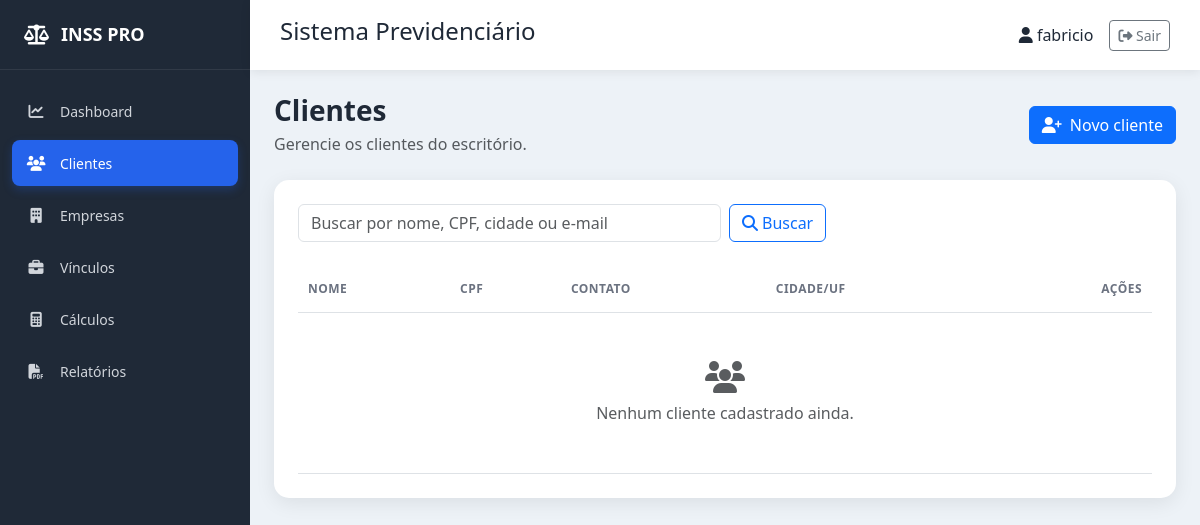
Page /clientes/ (signed in) on the earlier database version.
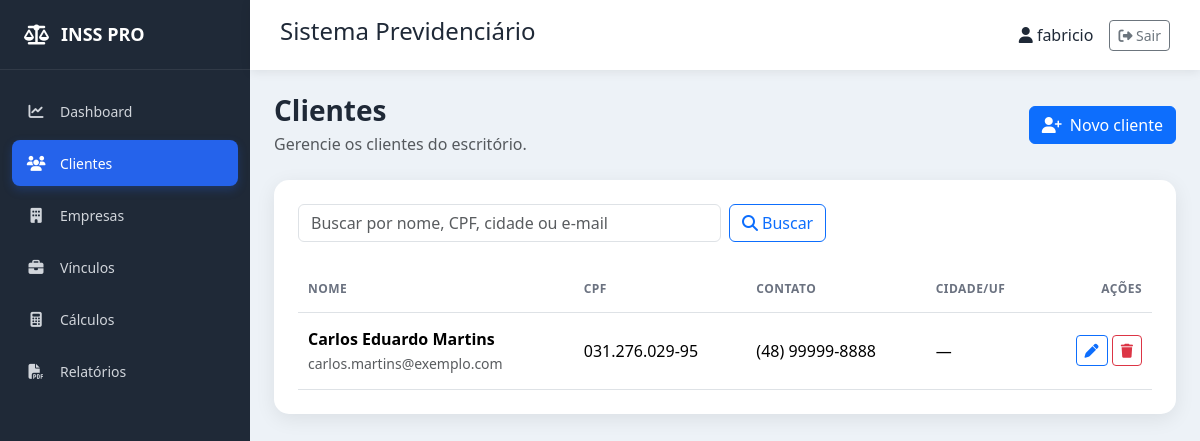
Same page on the later database version.
### clientes/models.py (models this page shows, shortened)
class Cliente(models.Model):
    SEXO = [
        ("M", "Masculino"),
        ("F", "Feminino"),
    ]
    ESTADO_CIVIL = [
        ("Solteiro", "Solteiro"),
        ("Casado", "Casado"),
        ("Divorciado", "Divorciado"),
        ("Viúvo", "Viúvo"),
        ("União Estável", "União Estável"),
    ]
    nome = models.CharField(
        max_length=200
    )
    cpf = models.CharField(
        max_length=14,
        unique=True
    )
    rg = models.CharField(
        max_length=20,
        blank=True
    )
    nascimento = models.DateField()
    sexo = models.CharField(
        max_length=1,
        choices=SEXO
    )
    estado_civil = models.CharField(
        max_length=20,
        choices=ESTADO_CIVIL,
        blank=True
    )
    telefone = models.CharField(
        max_length=20,
        blank=True
    )
    celular = models.CharField(
        max_length=20,
        blank=True
    )
    email = models.EmailField(
        blank=True
    )
    cep = models.CharField(
        max_length=10,
        blank=True
    )
    endereco = models.CharField(
        max_length=200,
        blank=True
    )
    numero = models.CharField(
        max_length=10,
        blank=True
    )
    complemento = models.CharField(
        max_length=100,
        blank=True
    )
    bairro = models.CharField(
        max_length=100,
        blank=True
    )
    cidade = models.CharField(
        max_length=100,
        blank=True
    )
    estado = models.CharField(
        max_length=2,
        blank=True
    )
    pis = models.CharField(
        max_length=20,
        blank=True
    )
    beneficio = models.CharField(
        max_length=30,
        blank=True
    )
    observacoes = models.TextField(
        blank=True
    )
    criado_em = models.DateTimeField(
        auto_now_add=True
    )
    atualizado_em = models.DateTimeField(
        auto_now=True
    )
    class Meta:
        ordering = ["nome"]
        verbose_name = "Cliente"
        verbose_name_plural = "Clientes"

### clientes/views.py (the view)
# urls.py: path("clientes/", views.lista, name="lista"),
def lista(request):
    termo = request.GET.get("q", "").strip()
    clientes = Cliente.objects.all()
    if termo:
        clientes = clientes.filter(
            Q(nome__icontains=termo) | Q(cpf__icontains=termo) | Q(cidade__icontains=termo) | Q(email__icontains=termo)
        )
    return render(request, "clientes/lista.html", {"clientes": clientes, "termo": termo})

### templates/clientes/lista.html (shortened to what this page needs)
{% extends "base.html" %}
{% block content %}
<div class="page-header d-flex flex-wrap justify-content-between align-items-center gap-3 mb-4"><div><h1 class="h3 mb-1">Clientes</h1><p class="text-muted mb-0">Gerencie os clientes do escritório.</p></div><a href="{% url 'clientes:cadastrar' %}" class="btn btn-primary"><i class="fa-solid fa-user-plus me-2"></i>Novo cliente</a></div>
<div class="card content-card"><div class="card-body p-4"><form method="get" class="row g-2 mb-4"><div class="col-md-8 col-lg-6"><input type="search" name="q" value="{{ termo }}" class="form-control" placeholder="Buscar por nome, CPF, cidade ou e-mail"></div><div class="col-auto"><button class="btn btn-outline-primary" type="submit"><i class="fa-solid fa-magnifying-glass me-1"></i>Buscar</button></div>{% if termo %}<div class="col-auto"><a href="{% url 'clientes:lista' %}" class="btn btn-outline-secondary">Limpar</a></div>{% endif %}</form><div class="table-responsive"><table class="table align-middle mb-0"><thead><tr><th>Nome</th><th>CPF</th><th>Contato</th><th>Cidade/UF</th><th class="text-end">Ações</th></tr></thead><tbody>{% for cliente in clientes %}<tr><td><strong>{{ cliente.nome }}</strong><br><small class="text-muted">{{ cliente.email|default:"Sem e-mail" }}</small></td><td>{{ cliente.cpf }}</td><td>{{ cliente.celular|default:cliente.telefone|default:"Não informado" }}</td><td>{% if cliente.cidade %}{{ cliente.cidade }}{% if cliente.estado %}/{{ cliente.estado }}{% endif %}{% else %}—{% endif %}</td><td class="text-end text-nowrap"><a href="{% url 'clientes:editar' cliente.pk %}" class="btn btn-sm btn-outline-primary" aria-label="Editar {{ cliente.nome }}"><i class="fa-solid fa-pen"></i></a> <a href="{% url 'clientes:excluir' cliente.pk %}" class="btn btn-sm btn-outline-danger" aria-label="Excluir {{ cliente.nome }}"><i class="fa-solid fa-trash"></i></a></td></tr>{% empty %}<tr><td colspan="5" class="text-center py-5 text-muted"><i class="fa-solid fa-users fs-2 d-block mb-2"></i>{% if termo %}Nenhum cliente encontrado para a busca.{% else %}Nenhum cliente cadastrado ainda.{% endif %}</td></tr>{% endfor %}</tbody></table></div></div></div>
{% endblock %}

Differences in the rows shown:
added Cliente: nome "Carlos Eduardo Martins", email "carlos.martins@exemplo.com", cpf "031.276.029-95", celular "(48) 99999-8888"
Other differences:
text no longer shown: "Nenhum cliente cadastrado ainda."
